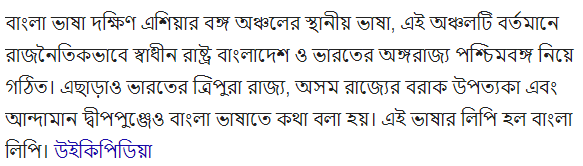
#> input picture bangla.png, 583 x 166 px
$ python word_seg.py
#> lines starting #> are read from the running program, lines starting #| are printed output that depends on the picture; after the words box and inside, x2 and y2 are one past the last pixel; in counts of white or black regions, pixels touching at a corner belong together
#take one line then segment word :)
import cv2
import numpy as np

input_image = cv2.imread('bangla.png', cv2.IMREAD_GRAYSCALE)
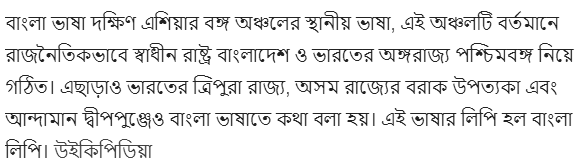
#> input_image: shape (166, 583); min 34, max 255, mean 233.9

def im2bin(i):
    (thresh, im_bw) = cv2.threshold(i, 128, 255, cv2.THRESH_BINARY | cv2.THRESH_OTSU)
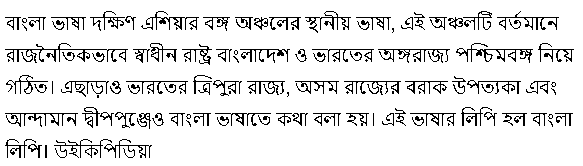
#> im_bw: shape (166, 583); 90.1% white; black in thin lines or dots, all inside (x1, y1, x2, y2) = (5, 11, 574, 158)
#> thresh = 161


    h,w = im_bw.shape
#> h = 166; w = 583
    img = im_bw

    img[img==0]=1
    img[img==255]=0
    return img, h, w

img,h,w = im2bin(input_image)
#> h = 166; w = 583

col_mat = np.ones([w,1])
#> col_mat = 583 values from 1 to 1
result = np.matmul(img, col_mat)
#> result = 166 values, max 489 at index 49, min 0 at index 0, mean 57.73
zero_pos = np.where(result==0)[0]
#> zero_pos = 58 values from 0 to 165
line_pos =[]

for i in range(0,len(zero_pos)-1):
    if i !=len(zero_pos):
        if  zero_pos[i+1]-zero_pos[i]>1:
            line_pos.append(zero_pos[i])
#> this loop made 57 passes
#> after the loop, line_pos = [10, 42, 74, 106, 138]

print(line_pos)
#| [10, 42, 74, 106, 138]
for i  in range(0,len(line_pos)-1):
    if i < len(line_pos)-1:
        print(i)
        temp_img = input_image[line_pos[i] : line_pos[i+1],0:w]
        cv2.imshow('image', temp_img)
        cv2.waitKey(0)
    elif i==len(line_pos)-1:
        temp_img = input_image[line_pos[i]:h,0:w]
        cv2.waitKey(0)
#> this loop made 4 passes
#| 0
#| 1
#| 2
#| 3
#> pass 1, `temp_img = input_image[line_pos[i] : line_pos[i+1],0:w]`:
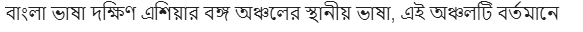
#> temp_img: shape (32, 583); min 34, max 255, mean 229.5
#> pass 2, `temp_img = input_image[line_pos[i] : line_pos[i+1],0:w]`:
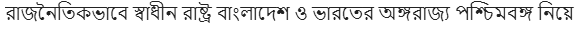
#> temp_img: shape (32, 583); min 34, max 255, mean 227.9
#> pass 3, `temp_img = input_image[line_pos[i] : line_pos[i+1],0:w]`:
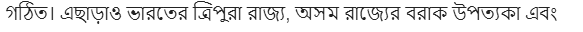
#> temp_img: shape (32, 583); min 34, max 255, mean 230.6


cv2.destroyAllWindows()
